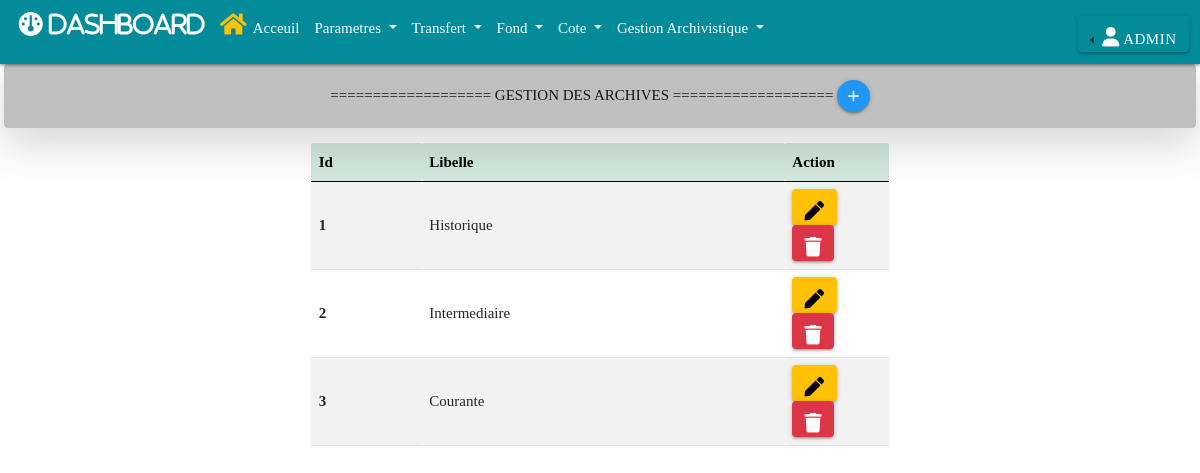
The page /paramettre/type (signed in) on the database its author committed.
### authentication/models.py (models this page shows, shortened)
class User(AbstractUser):
    PUBLIC = 'PUBLIC'
    ARCHIVISTE = 'ARCHIVISTE'
    ADMINISTRATEUR = 'ADMINISTRATEUR'
    ROLE_CHOICES = (
    (PUBLIC, 'Public'),
    (ARCHIVISTE, 'Archiviste'),
    (ADMINISTRATEUR, 'Administrateur')
    )
    photo = models.ImageField(upload_to='users_img/', null=True, blank=True)
    role = models.CharField(max_length=30, choices=ROLE_CHOICES, verbose_name='Rôle')

### paramettre/models.py (models this page shows, shortened)
class Archive_type(models.Model):
    libelle = models.CharField(max_length=200, null=True, blank=True)
    create_at = models.DateField(auto_now_add=True, null=True)
    modified_at = models.DateTimeField(auto_now_add=True)

### paramettre/views.py (the view)
# urls.py: path('paramettre/type', views.archive_type, name="archive_type"),
def archive_type(request):
    archive_types = Archive_type.objects.all()
    context = {'archive_types':archive_types}
    return render(request, 'paramettre/archive_type/archive_type.html', context)

### paramettre/templates/paramettre/archive_type/archive_type.html (shortened to what this page needs)
{% extends 'base.html' %}
{% block add %}
<a href="{% url 'add_type' %}" class="btn-floating btn-small waves-effect waves-light blue" title="Ajouter un type">
    <i class="material-icons">add</i>
</a>
{% endblock add %}
{% block main %}
<div class="container mt-3 w-50">
    <table id="example" class="table table-striped" style="width:100%">
        <thead class="table-success">
            <tr>
                <th>Id</th>
                <th>Libelle</th>
                <th style="width: 18%;">Action</th>
            </tr>
        </thead>
        <tbody>
            {% for archive_type in archive_types %}
            <tr>
                <th scope="row">{{archive_type.id}}</th>
                <td>{{archive_type.libelle}}</td>
                <td>
                    <a href="{% url 'edit_type' archive_type.id %}" type="button" class="btn btn-warning" title="Edit type">
                        <i class="fas fa-pen"></i>
                    </a>
                    <a href="{% url 'delete_type' archive_type.id %}" type="button" class="btn btn-danger" title="Supprimer type">
                        <i class="fas fa-trash"></i>
                    </a>
                </td>
            </tr>
            {% endfor %}
        </tbody>
    </table>
</div>
{% endblock main %}

### templates/base.html (shortened to what this page needs)
{% load static %}
<!DOCTYPE html>
<html>
    <head>
        <link rel="stylesheet" href="{% static "css/styles.css" %}">
        <link rel="stylesheet" href="{% static "materialize/css/materialize.min.css" %}">
        <link rel="stylesheet" href="{% static "materialize/js/materialize.min.js" %}">
    	  <link href="https://cdn.jsdelivr.net/npm/bootstrap@5.0.2/dist/css/bootstrap.min.css" rel="stylesheet">
		    <link rel="stylesheet" href="https://cdn.jsdelivr.net/npm/bootstrap-icons@1.9.1/font/bootstrap-icons.css">
   		  <link href="https://cdn.jsdelivr.net/npm/bootstrap@5.0.2/dist/css/bootstrap.min.css" rel="stylesheet">
    	  <link rel="stylesheet" href="https://cdnjs.cloudflare.com/ajax/libs/font-awesome/6.1.1/css/all.min.css">
    	  <link rel="stylesheet" href="https://cdnjs.cloudflare.com/ajax/libs/font-awesome/5.15.4/css/all.min.css" />
		    <link rel="stylesheet" type="text/css" href="https://cdn.datatables.net/v/bs5/jq-3.6.0/jszip-2.5.0/dt-1.12.1/b-2.2.3/b-html5-2.2.3/b-print-2.2.3/datatables.min.css"/>
        <link rel="stylesheet" href="https://cdnjs.cloudflare.com/ajax/libs/Chart.js/2.8.0/Chart.min.css" />
        </head>
    <body>
    {% block nav %}
        <nav class="navbar navbar-expand-lg navbar-light sticky-top" style="background-color: #048B9A;">
            <div class="container-fluid">
              <div class="collapse navbar-collapse" id="navbarTogglerDemo01">
                <ul class="navbar-nav me-auto mb-2 mb-lg-0">
                  <li class="nav-item">
                    <a class="nav-link active" aria-current="page" href="{% url 'statistique' %}"><i class="fa fa-dashboard text-white">&nbsp;dashboard</i></a>
                  </li>
                  <li class="nav-item">
                    <a class="nav-link active text-white" aria-current="page" href="{% url 'home' %}"><i class="fa fa-house text-warning">&nbsp;</i>Acceuil</a>
                  </li>
                  <li class="nav-item dropdown">
                    <a class="nav-link dropdown-toggle text-white" href="#" id="navbarScrollingDropdown" role="button" data-bs-toggle="dropdown" aria-expanded="false">
                      Parametres
                    </a>
                  </li>
                  <li class="nav-item dropdown">
                    <a class="nav-link dropdown-toggle text-white" href="#" id="navbarScrollingDropdown" role="button" data-bs-toggle="dropdown" aria-expanded="false">
                      Transfert
                    </a>
                  </li>
                  <li class="nav-item dropdown">
                    <a class="nav-link dropdown-toggle text-white" href="#" id="navbarScrollingDropdown" role="button" data-bs-toggle="dropdown" aria-expanded="false">
                     Fond
                    </a>
                  </li>
                  <li class="nav-item dropdown">
                    <a class="nav-link dropdown-toggle text-white" href="#" id="navbarScrollingDropdown" role="button" data-bs-toggle="dropdown" aria-expanded="false">
                     Cote
                    </a>
                  </li>
                  <li class="nav-item dropdown">
                    <a class="nav-link dropdown-toggle text-white" href="#" id="navbarScrollingDropdown" role="button" data-bs-toggle="dropdown" aria-expanded="false">
                     Gestion Archivistique
                    </a>
                  </li>
                </ul>
                <div class="row mb-0 h-10">
                  <div class="dropdown dropstart">
                    {% if user.is_authenticated %}
                    <button class="btn btn-white dropdown-toggle" type="button" data-bs-toggle="dropdown" aria-expanded="false">
                      <i class="fa-solid fa-user text-white"></i>
                      <span class="text-white font-italic font-weight-bold">{{request.user}}</span>
                    </button>
                    {% endif %}
                  </div>
                </div>
              </div>
            </div>
          </nav>
          <div class="alert alert-dark text-center shadow-lg rounded mx-1" role="alert" style="background-color: #C0C0C0;">
            =================== GESTION DES ARCHIVES ===================
            {% block add %}
             {% endblock add %}
          </div>
        {% endblock nav %}
          {% block main %}
					{% endblock main %}
    </body>
</html>

### archivages/static/css/styles.css (style rules this page uses)
* { padding: 0; margin: 0; box-sizing: border-box; list-style-type: none; text-decoration: none; font-family: "verdana"; }

### rows shown on the page
User: user "ADMIN"
Archive_type: id "1", libelle "Historique"
Archive_type: id "2", libelle "Intermediaire"
Archive_type: id "3", libelle "Courante"
